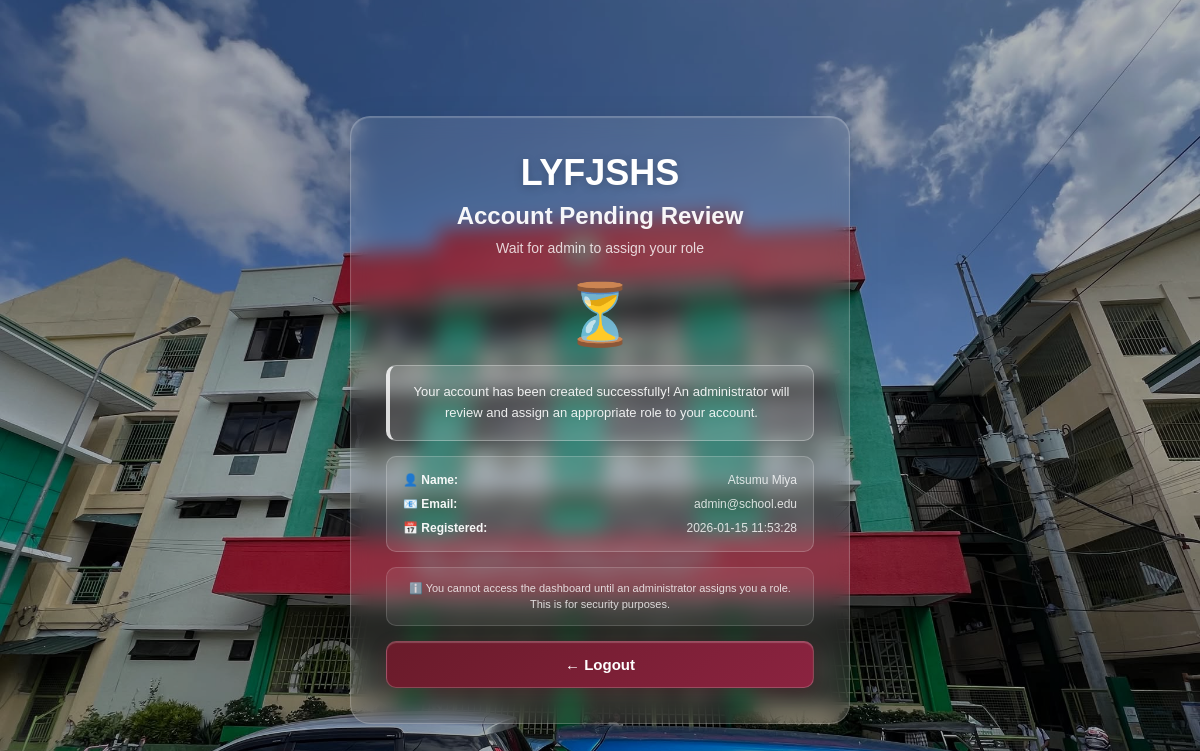
/pending-approval (signed in), run on the app's committed database.
### tables this page shows
CREATE TABLE users (
                id INTEGER PRIMARY KEY AUTOINCREMENT,
                username TEXT UNIQUE NOT NULL,
                password TEXT NOT NULL,
                fullname TEXT NOT NULL,
                email TEXT NOT NULL,
                role TEXT DEFAULT 'health_officer',
                advisory_class TEXT,
                is_active INTEGER DEFAULT 1,
                created_at TIMESTAMP DEFAULT CURRENT_TIMESTAMP
            , profile_pic TEXT, updated_at TIMESTAMP);

### src/app.py (the view)
@app.route("/pending-approval")
def pending_approval():
    if not session.get("logged_in"):
        return redirect(url_for("login"))
    db = get_db_connection()
    if not db:
        flash("Database connection error.", "danger")
        return redirect(url_for("login"))
    try:
        cursor = db.cursor()
        cursor.execute("SELECT fullname, email, created_at, advisory_class FROM users WHERE id = ?", (session.get("user_id"),))
        user = cursor.fetchone()
        db.close()
        if not user:
            flash("User not found.", "danger")
            return redirect(url_for("logout"))
        return render_template("auth/pending_approval.html", user=user)
    except sqlite3.Error as e:
        flash(f"Database error: {str(e)}", "danger")
        return redirect(url_for("logout"))

### src/app.py (called while the page is built, shortened)
@app.before_request
def check_user_status():
    if session.get("logged_in"):
        if request.endpoint in ['login', 'logout', 'register', 'pending_approval', 'static']:
            return

@app.context_processor
def inject_user():
    user = None
    if session.get("logged_in"):
        db = get_db_connection()
        if db:
            try:
                cursor = db.cursor()
                cursor.execute("SELECT * FROM users WHERE id = ?", (session.get("user_id"),))
                user = cursor.fetchone()
                db.close()
            except sqlite3.Error:
                pass
    return {'current_user': user, 'max': max, 'min': min, 'range': range}

def get_db_connection():
    try:
        conn = sqlite3.connect(DATABASE)
        conn.row_factory = sqlite3.Row  # This enables column access by name
        return conn
    except sqlite3.Error as e:
        print(f"Database connection error: {e}")
        return None

### templates/auth/pending_approval.html (shortened to what this page needs)
<!DOCTYPE html>
<html lang="en">
  <head>
    <link
      href="https://unpkg.com/boxicons@2.1.4/css/boxicons.min.css"
      rel="stylesheet"
    />
    <link
      rel="stylesheet"
      href="{{ url_for('static', filename='css/pending_approval.css') }}"
    />
  </head>
  <body>
    <div class="pending-approval-container">
      <div class="pending-card">
        <div class="pending-header">
          <h1>LYFJSHS</h1>
          <h3>Account Pending Review</h3>
          <p>Wait for admin to assign your role</p>
        </div>
        <div class="pending-content">
          <div class="pending-icon">⏳</div>
          <div class="pending-message">
            Your account has been created successfully! An administrator will
            review and assign an appropriate role to your account.
          </div>
          <div class="pending-info">
            <div class="info-row">
              <span class="info-label">👤 Name:</span>
              <span class="info-value">{{ user.fullname }}</span>
            </div>
            <div class="info-row">
              <span class="info-label">📧 Email:</span>
              <span class="info-value">{{ user.email }}</span>
            </div>
            <div class="info-row">
              <span class="info-label">📅 Registered:</span>
              <span class="info-value">{{ user.created_at }}</span>
            </div>
          </div>
          <p class="pending-note">
            ℹ️ You cannot access the dashboard until an administrator assigns
            you a role. This is for security purposes.
          </p>
          <a href="{{ url_for('logout') }}" class="btn-logout">← Logout</a>
        </div>
      </div>
    </div>
  </body>
</html>

### static/css/pending_approval.css (style rules this page uses)
* { margin: 0; padding: 0; box-sizing: border-box; font-family: "Poppins", sans-serif; }
body { display: flex; justify-content: center; align-items: center; min-height: 100vh; background: url("../imgs/577645284_1164761052451517_1466581592270042090_n.jpg") center/cover no-repeat fixed; background-attachment: fixed; overflow: hidden; padding: 20px; }
body::before { content: ""; position: fixed; top: 0; left: 0; right: 0; bottom: 0; background: rgba(0, 0, 0, 0.3); z-index: 0; }
.pending-approval-container { position: relative; z-index: 1; display: flex; justify-content: center; align-items: center; width: 100%; min-height: 100vh; padding: 20px; }
.pending-card { width: 100%; max-width: 500px; padding: 35px; background: rgba(255, 255, 255, 0.1); backdrop-filter: blur(10px); -webkit-backdrop-filter: blur(10px); border: 1px solid rgba(255, 255, 255, 0.2); border-radius: 20px; box-shadow: 0 8px 32px rgba(0, 0, 0, 0.1), inset 0 1px 1px rgba(255, 255, 255, 0.2); animation: slideInUp 0.6s ease-out; height: auto; }
.pending-header { text-align: center; margin-bottom: 20px; }
.pending-header h1 { font-size: 36px; font-weight: 700; color: #fff; margin-bottom: 8px; text-shadow: 0 2px 10px rgba(0, 0, 0, 0.2); }
.pending-header h3 { font-size: 24px; color: rgba(255, 255, 255, 0.95); margin-bottom: 8px; font-weight: 600; }
.pending-header p { font-size: 14px; color: rgba(255, 255, 255, 0.8); line-height: 1.5; }
.pending-content { text-align: center; }
.pending-icon { font-size: 60px; margin-bottom: 15px; display: block; animation: pulse 2s infinite; }
.pending-message { background: rgba(255, 255, 255, 0.15); border: 1px solid rgba(255, 255, 255, 0.3); border-left: 4px solid rgba(255, 255, 255, 0.8); padding: 16px; border-radius: 10px; margin-bottom: 15px; font-size: 13px; color: rgba(255, 255, 255, 0.9); line-height: 1.6; }
.pending-info { background: rgba(255, 255, 255, 0.1); border: 1px solid rgba(255, 255, 255, 0.2); padding: 16px; border-radius: 10px; margin-bottom: 15px; text-align: left; }
.info-row { display: flex; justify-content: space-between; align-items: center; margin-bottom: 10px; font-size: 12px; }
.info-row:last-child { margin-bottom: 0; }
.info-label { font-weight: 600; color: rgba(255, 255, 255, 0.95); }
.info-value { color: rgba(255, 255, 255, 0.8); word-break: break-word; text-align: right; max-width: 250px; }
.pending-note { font-size: 11px; color: rgba(255, 255, 255, 0.8); margin-bottom: 15px; line-height: 1.5; background: rgba(255, 255, 255, 0.08); border: 1px solid rgba(255, 255, 255, 0.15); padding: 12px; border-radius: 10px; }
.btn-logout { width: 100%; padding: 14px; background: linear-gradient(135deg, #6a1b2a 0%, #8b2340 100%); color: #fff; border: 1px solid rgba(255, 255, 255, 0.2); border-radius: 10px; font-size: 15px; font-weight: 600; cursor: pointer; transition: all 0.3s ease; box-shadow: 0 4px 15px rgba(106, 27, 42, 0.3), inset 0 1px 1px rgba(255, 255, 255, 0.2); text-decoration: none; display: inline-block; }

### data on the page
users: fullname "Atsumu Miya", email "admin@school.edu", created_at "2026-01-15 11:53:28"
